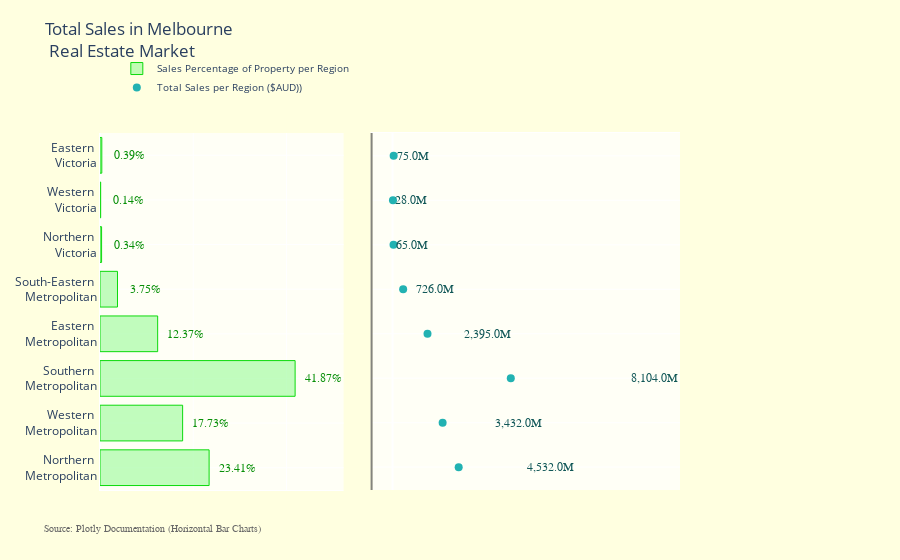

Notebook source saved alongside this figure:
### Code cell
total_sales = pty_df['Price'].sum()/1000000
def region_sales_percentage(pty_df, region, sales=total_sales):
    sales_percentage = (pty_df['Price'].loc[pty_df['Regionname'] == region].sum()/1000000/sales) * 100
    return sales_percentage

# Sales percentage per Region
northernmet_salesper = region_sales_percentage(pty_df, region='Northern Metropolitan')
westernmet_salesper = region_sales_percentage(pty_df, region='Western Metropolitan')
southernmet_salesper = region_sales_percentage(pty_df, region='Southern Metropolitan')
easternmet_salesper = region_sales_percentage(pty_df, region='Eastern Metropolitan')
south_easternmet_salesper = region_sales_percentage(pty_df, region='South-Eastern Metropolitan')
northernvic_salesper = region_sales_percentage(pty_df, region='Northern Victoria')
westernvic_salesper = region_sales_percentage(pty_df, region='Western Victoria')
easternvic_salesper = region_sales_percentage(pty_df, region='Eastern Victoria')
# Total Sales Sum per Region
nothernmet_total_sales = round(pty_df['Price'].loc[pty_df['Regionname'] == 'Northern Metropolitan'].sum()/1000000,2)
westernmet_total_sales = round(pty_df['Price'].loc[pty_df['Regionname'] == 'Western Metropolitan'].sum()/1000000,2)
southernmet_total_sales = round(pty_df['Price'].loc[pty_df['Regionname'] == 'Southern Metropolitan'].sum()/1000000,2)
easternmet_total_sales = round(pty_df['Price'].loc[pty_df['Regionname'] == 'Eastern Metropolitan'].sum()/1000000,2)
south_easternmet_total_sales = round(pty_df['Price'].loc[pty_df['Regionname'] == 'South-Eastern Metropolitan'].sum()/1000000,2)
northernvic_total_sales = round(pty_df['Price'].loc[pty_df['Regionname'] == 'Northern Victoria'].sum()/1000000,2)
westernvic_total_sales = round(pty_df['Price'].loc[pty_df['Regionname'] == 'Western Victoria'].sum()/1000000,2)
easternvic_total_sales = round(pty_df['Price'].loc[pty_df['Regionname'] == 'Eastern Victoria'].sum()/1000000,2)
labels = ['Northern <br> Metropolitan', 'Western <br> Metropolitan', 'Southern <br> Metropolitan', 'Eastern <br> Metropolitan',
         'South-Eastern <br> Metropolitan', 'Northern <br> Victoria', 'Western <br> Victoria', 'Eastern <br> Victoria']
salesper_data = [northernmet_salesper, westernmet_salesper, southernmet_salesper, easternmet_salesper,
              south_easternmet_salesper, northernvic_salesper, westernvic_salesper, easternvic_salesper]
total_sales_data = [nothernmet_total_sales, westernmet_total_sales, southernmet_total_sales, easternmet_total_sales,
                   south_easternmet_total_sales, northernvic_total_sales, westernvic_total_sales, easternvic_total_sales]
sales_percent_plot = go.Bar(
    x=salesper_data,
    y=labels,
    marker=dict(
        color='rgba(152, 251, 152, 0.6)',
        line=dict(
            color='rgba(12, 218, 12, 1)',
            width=1),
    ),
    name='Sales Percentage of Property per Region',
    orientation='h'
)
total_sales_plot = go.Scatter(
    x=total_sales_data,
    y=labels,
    mode='markers',
    marker=dict(
        color='rgb(34, 178, 178)',
    size=8),
    name='Total Sales per Region ($AUD))'
)
layoutB = go.Layout(
    title='Total Sales in Melbourne <br> Real Estate Market',
    yaxis1=dict(
        showgrid=True,
        showline=True,
        showticklabels=True,
        domain=[0, 0.85],
        tickangle=360,
      #  tickcolor=dict(
      #      color='rgb(255, 108, 108)'
      #  ),
    ),
    yaxis2=dict(
        showgrid=True,
        showline=True,
        showticklabels=False,
        linecolor='rgba(102, 102, 102, 0.8)',
        linewidth=2,
        domain=[0, 0.85],
        tickangle=360
    ),
    xaxis1=dict(
        zeroline=True,
        showline=True,
        showticklabels=False,
        showgrid=True,
        domain=[0, 0.42],
    ),
    xaxis2=dict(
        zeroline=True,
        showline=True,
        showticklabels=False,
        showgrid=True,
        domain=[0.47, 1],
        side='top',
        dtick=25000,
    ),
    legend=dict(
        x=0.029,
        y=1.038,
        font=dict(
            size=10,
        ),
    ),
    margin=dict(
        l=100,
        r=220,
        t=70,
        b=70,
    ),
    paper_bgcolor='rgb(255, 255, 224)',
    plot_bgcolor='rgb(255, 255, 246)',
)
y_s = np.round(salesper_data, decimals=2)
y_nw = np.rint(total_sales_data)
annotations = []
# Adding labels
for ydn, yd, xd in zip(y_nw, y_s, labels):
    # labeling the scatter savings
    annotations.append(dict(xref='x2', yref='y2',
                            y=xd, x=ydn*2,
                            text='{:,}'.format(ydn) + 'M',
                            ax=50,
                            ay=20,
                            xanchor='left',
                            yanchor='middle',
                            font=dict(family='Arial', size=12,
                                      color='rgb(17, 87, 87)'),
                            showarrow=False,
                           arrowhead=3))
    # labeling the bar net worth
    annotations.append(dict(xref='x1', yref='y1',
                            y=xd, x=yd + 6,
                            text=str(yd) + '%',
                            font=dict(family='Arial', size=12,
                                      color='rgb(7, 143, 7)'),
                            showarrow=False))
# Source
annotations.append(dict(xref='paper', yref='paper',
                        x=-0.1, y=-0.109,
                        text='Source: Plotly Documentation (Horizontal Bar Charts)',
                        font=dict(family='Arial', size=10,
                                  color='rgb(102, 102, 102)'),
                        showarrow=False))
layoutB['annotations'] = annotations
# Creating two subplots
fig = tools.make_subplots(rows=1, cols=2, print_grid=False, specs=[[{}, {}]], shared_xaxes=True,
                          shared_yaxes=False, vertical_spacing=0.001)
fig.append_trace(sales_percent_plot, 1, 1)
fig.append_trace(total_sales_plot, 1, 2)
fig['layout'].update(layoutB)
iplot(fig, filename='oecd-networth-saving-bar-line')

### Figure 1 — Plotly figure (JSON) as saved in the notebook; plotly's stock layout.template omitted (floating-point values rounded to 4 significant figures)
{"data": [{"marker": {"color": "rgba(152, 251, 152, 0.6)", "line": {"color": "rgba(12, 218, 12, 1)", "width": 1}}, "name": "Sales Percentage of Property per Region", "orientation": "h", "type": "bar", "x": [23.41, 17.73, 41.87, 12.37, 3.752, 0.3379, 0.1437, 0.3861], "xaxis": "x", "y": ["Northern <br> Metropolitan", "Western <br> Metropolitan", "Southern <br> Metropolitan", "Eastern <br> Metropolitan", "South-Eastern <br> Metropolitan", "Northern <br> Victoria", "Western <br> Victoria", "Eastern <br> Victoria"], "yaxis": "y"}, {"marker": {"color": "rgb(34, 178, 178)", "size": 8}, "mode": "markers", "name": "Total Sales per Region ($AUD))", "type": "scatter", "x": [4532.0, 3432.0, 8104.0, 2395.0, 726.3, 65.42, 27.83, 74.75], "xaxis": "x2", "y": ["Northern <br> Metropolitan", "Western <br> Metropolitan", "Southern <br> Metropolitan", "Eastern <br> Metropolitan", "South-Eastern <br> Metropolitan", "Northern <br> Victoria", "Western <br> Victoria", "Eastern <br> Victoria"], "yaxis": "y2"}], "layout": {"annotations": [{"arrowhead": 3, "ax": 50, "ay": 20, "font": {"color": "rgb(17, 87, 87)", "family": "Arial", "size": 12}, "showarrow": false, "text": "4,532.0M", "x": 9064, "xanchor": "left", "xref": "x2", "y": "Northern <br> Metropolitan", "yanchor": "middle", "yref": "y2"}, {"font": {"color": "rgb(7, 143, 7)", "family": "Arial", "size": 12}, "showarrow": false, "text": "23.41%", "x": 29.41, "xref": "x", "y": "Northern <br> Metropolitan", "yref": "y"}, {"arrowhead": 3, "ax": 50, "ay": 20, "font": {"color": "rgb(17, 87, 87)", "family": "Arial", "size": 12}, "showarrow": false, "text": "3,432.0M", "x": 6864, "xanchor": "left", "xref": "x2", "y": "Western <br> Metropolitan", "yanchor": "middle", "yref": "y2"}, {"font": {"color": "rgb(7, 143, 7)", "family": "Arial", "size": 12}, "showarrow": false, "text": "17.73%", "x": 23.73, "xref": "x", "y": "Western <br> Metropolitan", "yref": "y"}, {"arrowhead": 3, "ax": 50, "ay": 20, "font": {"color": "rgb(17, 87, 87)", "family": "Arial", "size": 12}, "showarrow": false, "text": "8,104.0M", "x": 16208, "xanchor": "left", "xref": "x2", "y": "Southern <br> Metropolitan", "yanchor": "middle", "yref": "y2"}, {"font": {"color": "rgb(7, 143, 7)", "family": "Arial", "size": 12}, "showarrow": false, "text": "41.87%", "x": 47.87, "xref": "x", "y": "Southern <br> Metropolitan", "yref": "y"}, {"arrowhead": 3, "ax": 50, "ay": 20, "font": {"color": "rgb(17, 87, 87)", "family": "Arial", "size": 12}, "showarrow": false, "text": "2,395.0M", "x": 4790, "xanchor": "left", "xref": "x2", "y": "Eastern <br> Metropolitan", "yanchor": "middle", "yref": "y2"}, {"font": {"color": "rgb(7, 143, 7)", "family": "Arial", "size": 12}, "showarrow": false, "text": "12.37%", "x": 18.37, "xref": "x", "y": "Eastern <br> Metropolitan", "yref": "y"}, {"arrowhead": 3, "ax": 50, "ay": 20, "font": {"color": "rgb(17, 87, 87)", "family": "Arial", "size": 12}, "showarrow": false, "text": "726.0M", "x": 1452, "xanchor": "left", "xref": "x2", "y": "South-Eastern <br> Metropolitan", "yanchor": "middle", "yref": "y2"}, {"font": {"color": "rgb(7, 143, 7)", "family": "Arial", "size": 12}, "showarrow": false, "text": "3.75%", "x": 9.75, "xref": "x", "y": "South-Eastern <br> Metropolitan", "yref": "y"}, {"arrowhead": 3, "ax": 50, "ay": 20, "font": {"color": "rgb(17, 87, 87)", "family": "Arial", "size": 12}, "showarrow": false, "text": "65.0M", "x": 130, "xanchor": "left", "xref": "x2", "y": "Northern <br> Victoria", "yanchor": "middle", "yref": "y2"}, {"font": {"color": "rgb(7, 143, 7)", "family": "Arial", "size": 12}, "showarrow": false, "text": "0.34%", "x": 6.34, "xref": "x", "y": "Northern <br> Victoria", "yref": "y"}, {"arrowhead": 3, "ax": 50, "ay": 20, "font": {"color": "rgb(17, 87, 87)", "family": "Arial", "size": 12}, "showarrow": false, "text": "28.0M", "x": 56, "xanchor": "left", "xref": "x2", "y": "Western <br> Victoria", "yanchor": "middle", "yref": "y2"}, {"font": {"color": "rgb(7, 143, 7)", "family": "Arial", "size": 12}, "showarrow": false, "text": "0.14%", "x": 6.14, "xref": "x", "y": "Western <br> Victoria", "yref": "y"}, {"arrowhead": 3, "ax": 50, "ay": 20, "font": {"color": "rgb(17, 87, 87)", "family": "Arial", "size": 12}, "showarrow": false, "text": "75.0M", "x": 150, "xanchor": "left", "xref": "x2", "y": "Eastern <br> Victoria", "yanchor": "middle", "yref": "y2"}, {"font": {"color": "rgb(7, 143, 7)", "family": "Arial", "size": 12}, "showarrow": false, "text": "0.39%", "x": 6.39, "xref": "x", "y": "Eastern <br> Victoria", "yref": "y"}, {"font": {"color": "rgb(102, 102, 102)", "family": "Arial", "size": 10}, "showarrow": false, "text": "Source: Plotly Documentation (Horizontal Bar Charts)", "x": -0.1, "xref": "paper", "y": -0.109, "yref": "paper"}], "autosize": true, "legend": {"font": {"size": 10}, "x": 0.029, "y": 1.038}, "margin": {"b": 70, "l": 100, "r": 220, "t": 70}, "paper_bgcolor": "rgb(255, 255, 224)", "plot_bgcolor": "rgb(255, 255, 246)", "title": {"text": "Total Sales in Melbourne <br> Real Estate Market"}, "xaxis": {"anchor": "y", "autorange": true, "domain": [0, 0.42], "range": [0, 50.94], "showgrid": true, "showline": true, "showticklabels": false, "type": "linear", "zeroline": true}, "xaxis2": {"anchor": "y2", "autorange": true, "domain": [0.47, 1], "dtick": 25000, "range": [-1161.0, 18450.0], "showgrid": true, "showline": true, "showticklabels": false, "side": "top", "type": "linear", "zeroline": true}, "yaxis": {"anchor": "x", "autorange": true, "domain": [0, 0.85], "range": [-0.5, 7.5], "showgrid": true, "showline": true, "showticklabels": true, "tickangle": 0, "type": "category"}, "yaxis2": {"anchor": "x2", "autorange": true, "domain": [0, 0.85], "linecolor": "rgba(102, 102, 102, 0.8)", "linewidth": 2, "range": [-0.6346, 7.635], "showgrid": true, "showline": true, "showticklabels": false, "tickangle": 0, "type": "category"}}}
